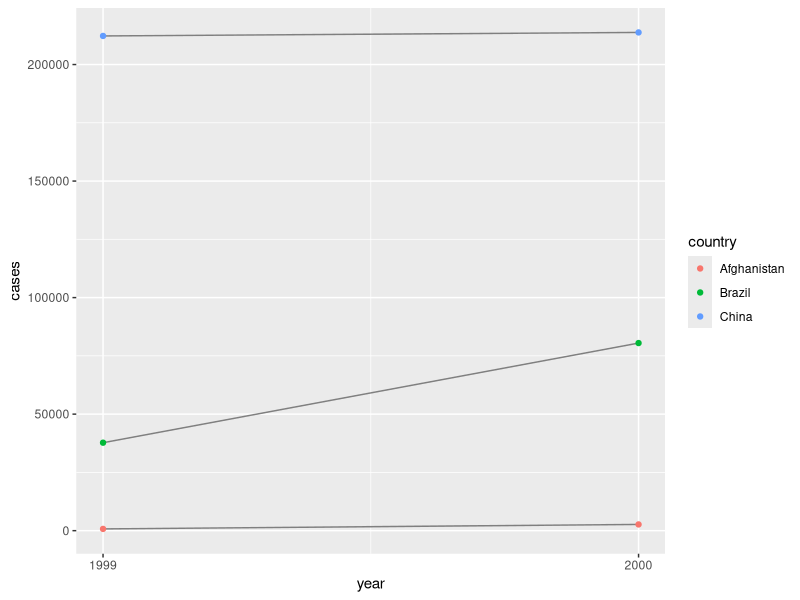
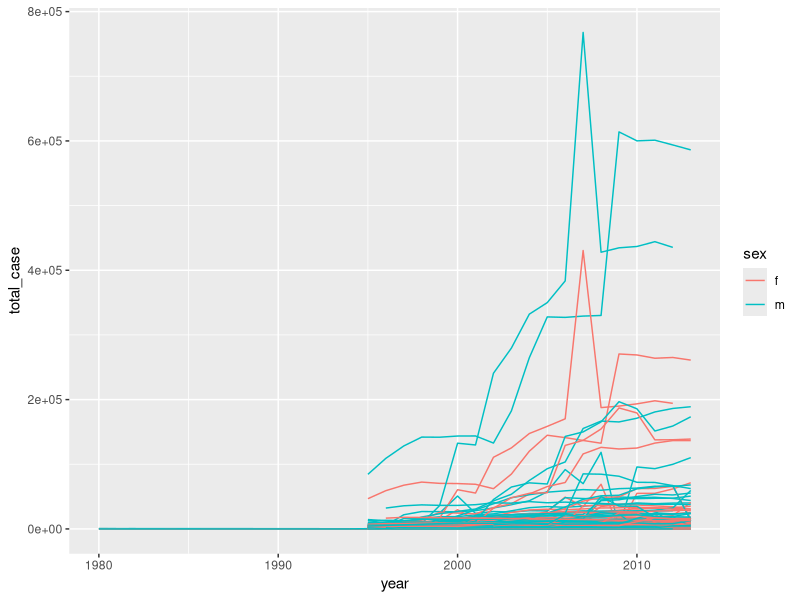

The R script that drew these images, in order:
## ---- chunk 1
knitr::opts_chunk$set(echo = TRUE)
## ---- chunk 2
library(tidyverse)
## ---- chunk 3
countries <- filter(table2, type == 'cases')$country
years <- filter(table2, type == 'cases')$year
cases <- filter(table2, type == 'cases')$count
populations <- filter(table2, type == 'population')$count

table2_rate <- tibble(country = countries,
                      year = years,
                      rate = cases/populations * 10000)

table2_rate

## ---- chunk 4
table4c <-
  tibble(
    country = table4a$country,
    `1999` = table4a[["1999"]] / table4b[["1999"]] * 10000,
    `2000` = table4a[["2000"]] / table4b[["2000"]] * 10000
  )
table4c
## ---- chunk 5
table2 %>%
  filter(type == "cases") %>%
  ggplot(aes(year, count)) +
  geom_line(aes(group = country), colour = "grey50") +
  geom_point(aes(colour = country)) +
  scale_x_continuous(breaks = unique(table2$year)) +
  ylab("cases") 
## ---- chunk 6
stocks <- tibble(
  year = c(2015, 2015, 2016, 2016),
  half = c(1, 2, 1, 2),
  return = c(1.88, 0.59, 0.92, 0.17)
)
stocks
## ---- chunk 7
stocks %>%
  spread(year, return) %>%
  gather(`2015`:`2016`, key = "year", value = "return")
## ---- chunk 8
people <- tribble(
  ~name,             ~key,    ~value,
  #-----------------|--------|------
  "Phillip Woods",   "age",       45,
  "Phillip Woods",   "height",   186,
  "Phillip Woods",   "age",       50,
  "Jessica Cordero", "age",       37,
  "Jessica Cordero", "height",   156
)
people$id <- c(1, 1, 2, 1, 1)
people
## ---- chunk 9
preg <- tribble(
  ~pregnant, ~male, ~female,
  "yes",     NA,    10,
  "no",      20,    12
)
preg %>%
  gather(key = 'gender', value = 'count', 2:3 , na.rm = TRUE)
## ---- chunk 10
tibble(x = c("a,b,c", "d,e,f,g", "h,i,j")) %>%
  separate(x, c("one", "two", "three"), extra = "drop")
## ---- chunk 11
tibble(x = c("a,b,c", "d,e,f,g", "h,i,j")) %>%
  separate(x, c("one", "two", "three"), extra = "merge")
## ---- chunk 12
tibble(x = c("a,b,c", "d,e", "f,g,i")) %>%
  separate(x, c("one", "two", "three"), fill = "right")
## ---- chunk 13
who 

who1 <- who %>% 
  gather(new_sp_m014:newrel_f65, key = "key", value = "cases", na.rm = TRUE)

who2 <- who1 %>% 
  mutate(key = stringr::str_replace(key, "newrel", "new_rel"))

who3 <- who2 %>% 
  separate(key, c("new", "type", "sexage"), sep = "_")

## ---- chunk 14
select(who3, country, iso2, iso3) %>%
  distinct() %>%
  group_by(country) %>%
  filter(n() > 1)
## ---- chunk 15
who %>%
  gather(code, value, new_sp_m014:newrel_f65, na.rm = TRUE) %>% 
  mutate(code = stringr::str_replace(code, "newrel", "new_rel")) %>%
  separate(code, c("new", "var", "sexage")) %>% 
  select(-new, -iso2, -iso3) %>% 
  separate(sexage, c("sex", "age"), sep = 1) %>%
  group_by(country, year, sex) %>%
  summarize(total_case = sum(value)) %>%
  unite(country_sex, country, sex, remove = FALSE) %>%
  ggplot() +
  geom_line(mapping = aes(x = year, y = total_case, color = sex,
                          group = country_sex))
